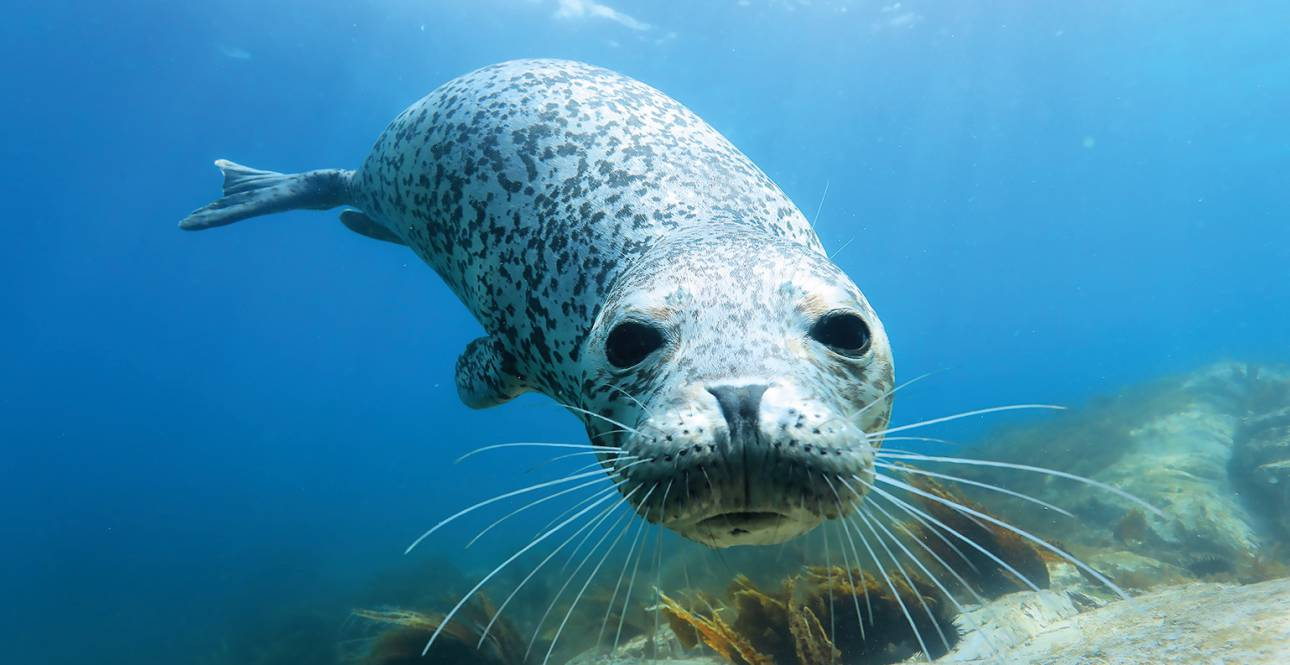
//> input picture img.jpg, 1290 x 665 px
$ ./CV_NGTU   (built with g++ and OpenCV 4)
//> lines starting //> are read from the running program, lines starting //| are printed output that depends on the picture; after the words box and inside, x2 and y2 are one past the last pixel; in counts of white or black regions, pixels touching at a corner belong together
#include <iostream>
#include <string>
#include <opencv2/opencv.hpp>

using namespace std;

int main() {
    // Загрузка изображения
    cv::Mat inputImage = cv::imread("C:/Users/zayka/Source/Repos/CV_NGTU/img.jpg", cv::IMREAD_COLOR);
//> inputImage is the input picture: 665 rows x 1290 cols, CV_8UC3; mean B, G, R 173.1, 137.7, 64.3

    if (inputImage.empty()) {
        cout << "Unable to read the image \n";
        return 1;
    }

    cv::Size imageSize = inputImage.size();
//> imageSize = Size(1290, 665)
    int halfWidth = imageSize.width / 2;
//> halfWidth = 645
    int halfHeight = imageSize.height / 2;
//> halfHeight = 332

    // Обрезанные части изображения
    cv::Mat croppedImage1 = inputImage(cv::Rect(0, 0, halfWidth, halfHeight));
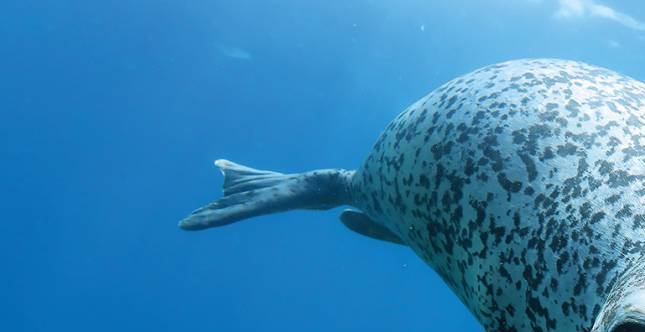
//> croppedImage1: 332 rows x 645 cols, CV_8UC3; mean B, G, R 183.7, 132.8, 53.4
    cv::Mat croppedImage2 = inputImage(cv::Rect(halfWidth, 0, halfWidth, halfHeight));
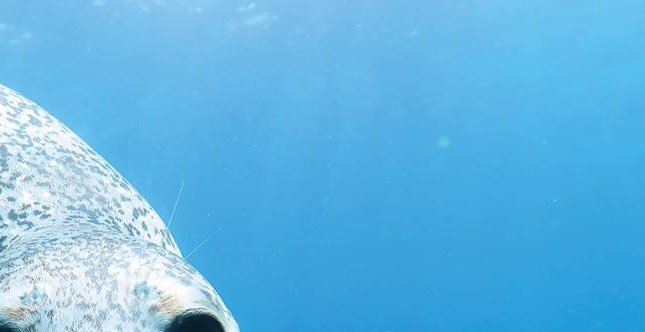
//> croppedImage2: 332 rows x 645 cols, CV_8UC3; mean B, G, R 227.9, 182.8, 100.4
    cv::Mat croppedImage3 = inputImage(cv::Rect(0, halfHeight, halfWidth, halfHeight));
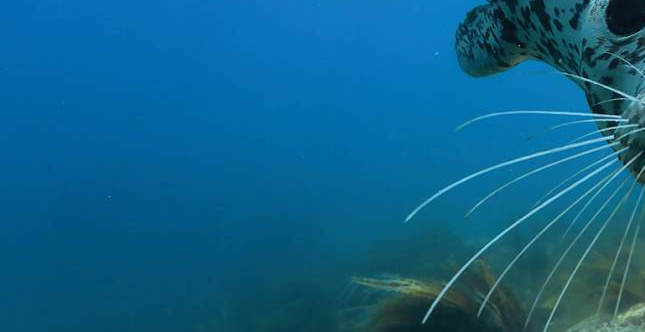
//> croppedImage3: 332 rows x 645 cols, CV_8UC3; mean B, G, R 138.5, 97.7, 13.2
    cv::Mat croppedImage4 = inputImage(cv::Rect(halfWidth, halfHeight, halfWidth, halfHeight));
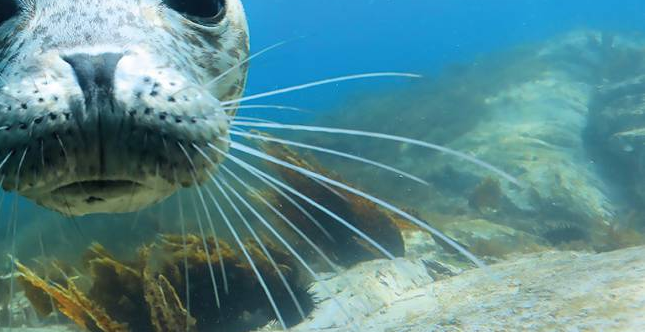
//> croppedImage4: 332 rows x 645 cols, CV_8UC3; mean B, G, R 142.6, 137.7, 90

    // Создание маски и применение ее к изображению
    cv::Mat mask = cv::Mat::zeros(inputImage.size(), inputImage.type());
    cv::Mat maskedImage;
    cv::circle(mask, cv::Point(mask.cols / 2, mask.rows / 2), 200, cv::Scalar(255, 255, 255), -1, 8, 0);
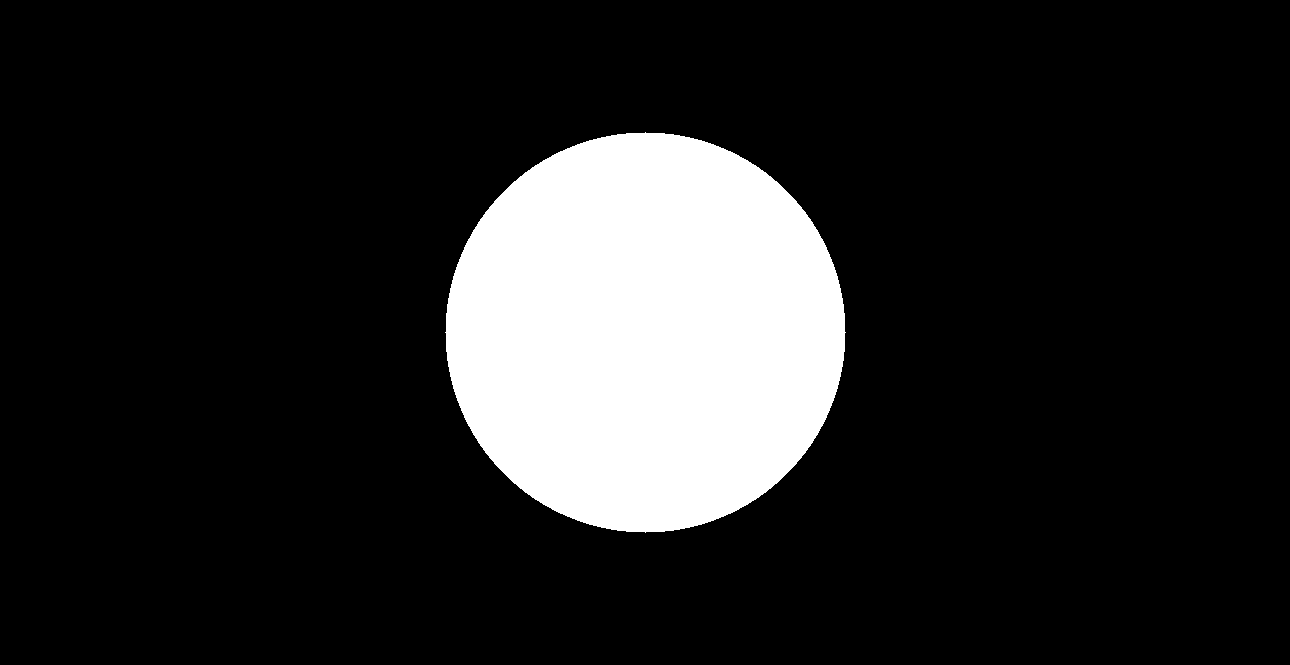
//> mask: 665 rows x 1290 cols, CV_8UC3; 14.6% white; 1 white region, box (x1, y1, x2, y2) and area: (445, 132, 846, 533) 125629
    inputImage.copyTo(maskedImage, mask);
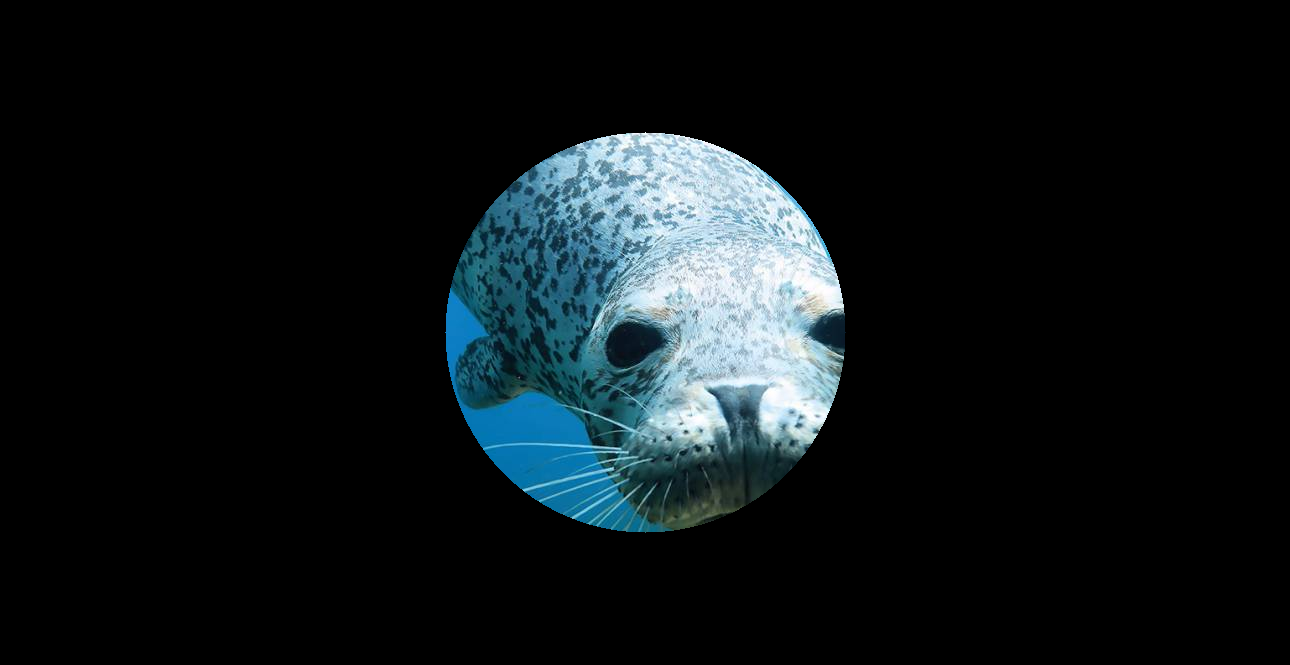
//> maskedImage: 665 rows x 1290 cols, CV_8UC3; mean B, G, R 23.7, 21.2, 14.7

    // Отображение изображений
    cv::imshow("Masked Image", maskedImage);
    cv::imshow("Cropped Image 1", croppedImage1);
    cv::imshow("Cropped Image 2", croppedImage2);
    cv::imshow("Cropped Image 3", croppedImage3);
    cv::imshow("Cropped Image 4", croppedImage4);

    cv::moveWindow("Masked Image", 0, 0);
    cv::moveWindow("Cropped Image 1", halfWidth, 0);
    cv::moveWindow("Cropped Image 2", 0, 0);
    cv::moveWindow("Cropped Image 3", halfWidth, halfHeight);
    cv::moveWindow("Cropped Image 4", 0, halfHeight);

    cv::waitKey(0);
    return 0;
}
